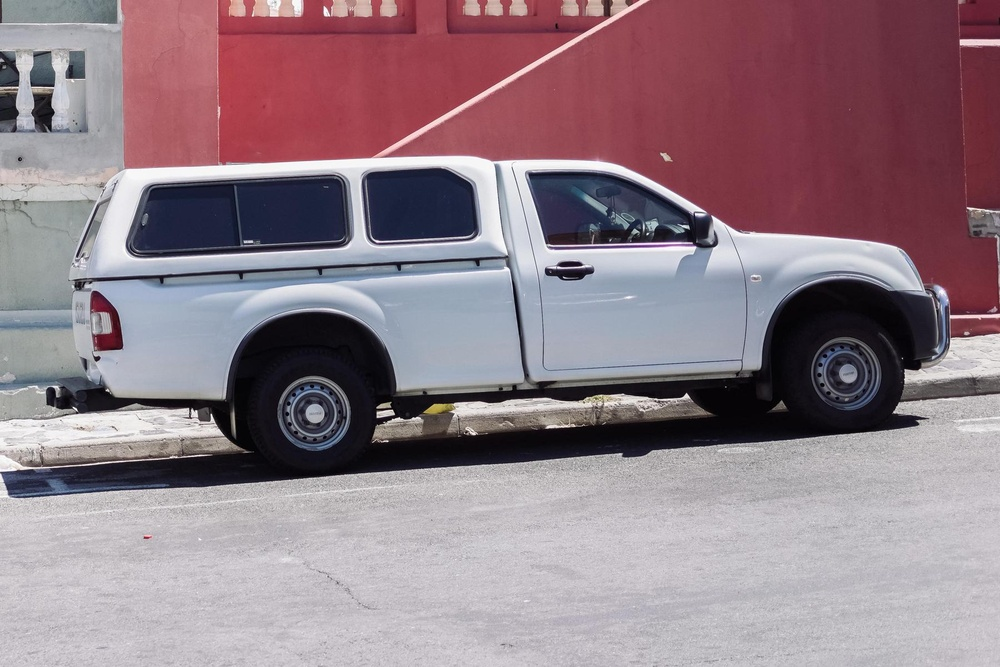
#> input picture GroundingDINO/segment-anything/notebooks/images/truck.jpg, 1000 x 667 px, shrunk from 1800 x 1200 before the run
$ python -i process_filtered.py   (imports and definitions only)
#> lines starting #> are read from the running program, lines starting #| are printed output that depends on the picture; after the words box and inside, x2 and y2 are one past the last pixel; in counts of white or black regions, pixels touching at a corner belong together
#> further down, picture is the input picture: shape (667, 1000, 3); mean B, G, R 135.2, 126.5, 145.8
import os
import cv2
import numpy as np
from tqdm import tqdm
from PIL import Image
import torch

"""
 * @description 已知类别列表
 */
"""
KNOWN_CLASSES = {
    "road", "railroad",  # 道路相关
    "sidewalk", "pavement",  # 人行道
    "building", "buildings", "edifice", "edifices", "house", "ceiling",  # 建筑物
    "wall", "walls", "brick wall", "stone wall", "tile wall", "wood wall",  # 墙壁
    "fence", "fences",  # 围栏
    "pole", "poles",  # 杆子
    "traffic light", "traffic lights",  # 交通灯
    "traffic sign", "stop sign",  # 交通标志
    "vegetation", "tree", "trees", "palm tree", "bushes",  # 植被
    "terrain", "river", "sand", "sea", "snow", "water", "mountain", "grass", "dirt", "rock",  # 地形
    "sky", "clouds",  # 天空
    "person",  # 人
    "rider",  # 骑行者
    "car", "cars",  # 汽车
    "truck", "trucks",  # 卡车
    "bus", "buses",  # 公交车
    "train", "trains", "locomotive", "locomotives", "freight train",  # 火车
    "motorcycle", "motorcycles",  # 摩托车
    "bicycle", "bicycles", "bike", "bikes"  # 自行车
}

def create_mask(image):
    """
     * @description 创建图像掩码，检测红色区域
     * @param {np.ndarray} image - 输入图像
     * @return {np.ndarray} - 二值掩码
     */
    """
    # 转换为HSV颜色空间
    hsv = cv2.cvtColor(image, cv2.COLOR_BGR2HSV)
#> hsv: shape (667, 1000, 3); mean H, S, V 135.7, 58.6, 151.9

    # 定义红色的HSV范围
    lower_red1 = np.array([0, 50, 50])
    upper_red1 = np.array([10, 255, 255])
    lower_red2 = np.array([170, 50, 50])
    upper_red2 = np.array([180, 255, 255])

    # 创建红色区域的掩码
    mask1 = cv2.inRange(hsv, lower_red1, upper_red1)
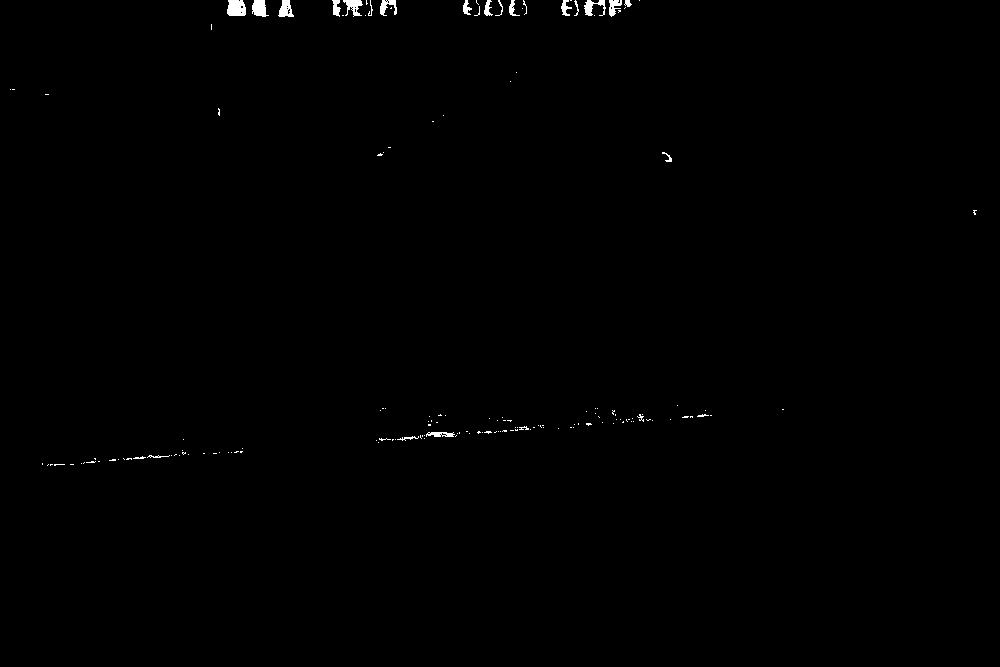
#> mask1: shape (667, 1000); 0.38% white; 158 white regions (133 under 20 px), largest, box (x1, y1, x2, y2) and area: (227, 0, 246, 16) 269, (252, 0, 269, 17) 208, (343, 0, 363, 17) 181
    mask2 = cv2.inRange(hsv, lower_red2, upper_red2)
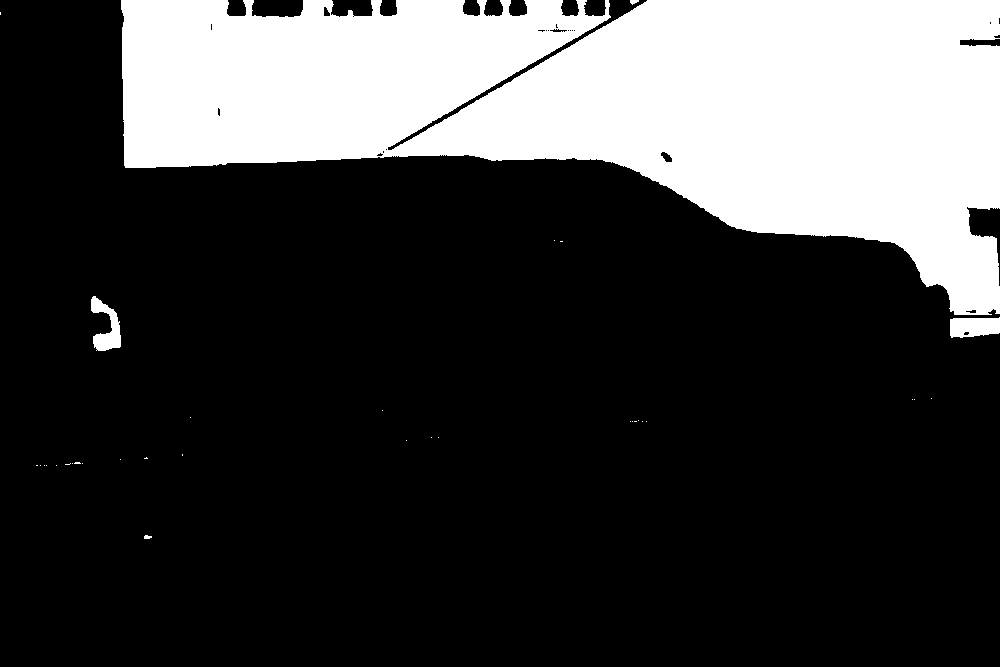
#> mask2: shape (667, 1000); 25% white; 34 white regions (29 under 20 px), largest, box (x1, y1, x2, y2) and area: (121, 0, 1000, 315) 164721, (950, 317, 1000, 338) 882, (91, 296, 121, 351) 838, (630, 0, 639, 5) 30, (144, 535, 152, 539) 25
    mask = cv2.bitwise_or(mask1, mask2)
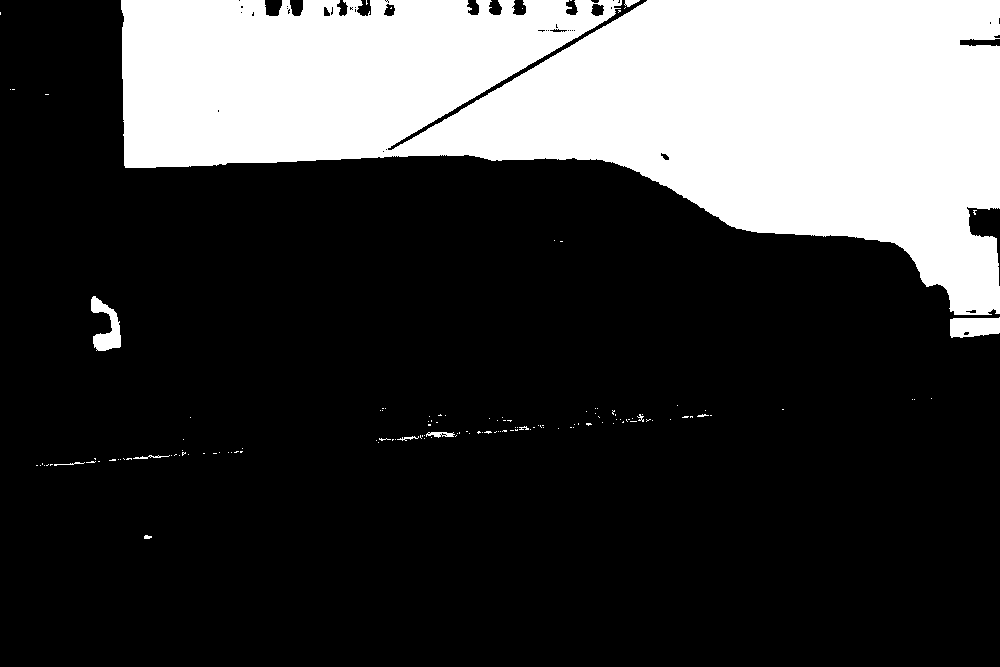
#> mask: shape (667, 1000); 25.4% white; 138 white regions (126 under 20 px), largest, box (x1, y1, x2, y2) and area: (121, 0, 1000, 315) 166627, (950, 317, 1000, 338) 882, (91, 296, 121, 351) 838

    # 使用形态学操作改善掩码质量
    kernel = np.ones((3,3), np.uint8)
    mask = cv2.morphologyEx(mask, cv2.MORPH_OPEN, kernel)
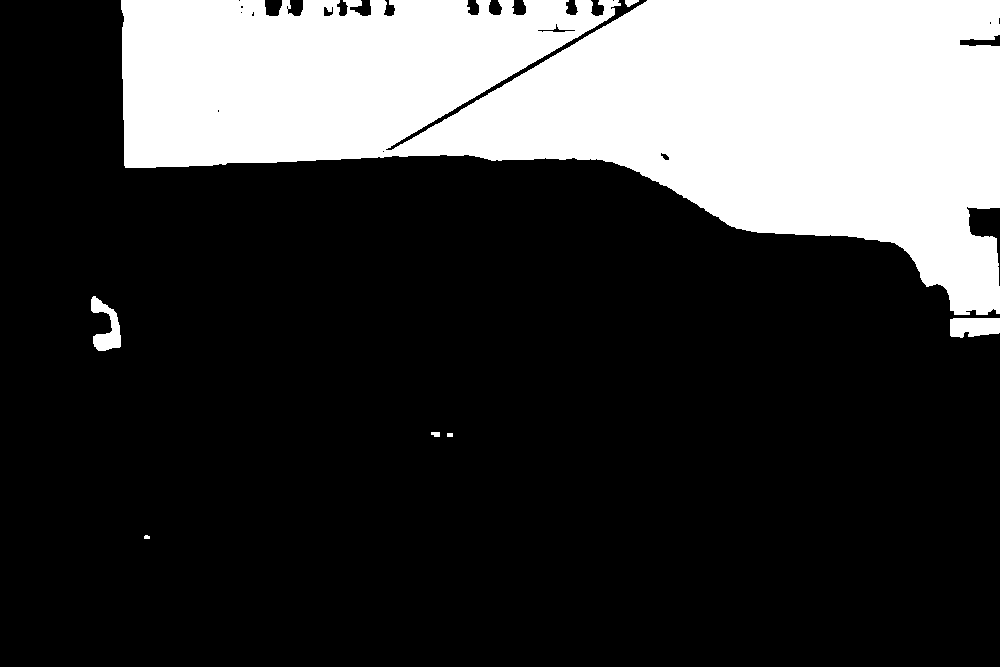
#> mask: shape (667, 1000); 25.2% white; 7 white regions, largest, box (x1, y1, x2, y2) and area: (121, 0, 1000, 315) 166447, (950, 318, 1000, 338) 870, (91, 296, 121, 351) 833
    mask = cv2.morphologyEx(mask, cv2.MORPH_CLOSE, kernel)
#> mask: shape (667, 1000); 25.3% white; 7 white regions, largest, box (x1, y1, x2, y2) and area: (121, 0, 1000, 315) 166631, (950, 318, 1000, 338) 873, (91, 296, 121, 351) 833

    return mask

# [56 lines left out: functions apply_red_mask, process_images, not called in this run]

# [4 lines not run here, left out]

>>> import cv2
>>> picture = cv2.imread('../../GroundingDINO/segment-anything/notebooks/images/truck.jpg')
>>> result = create_mask(picture)

$ run again, on GroundingDINO/segment-anything/notebooks/images/dog.jpg
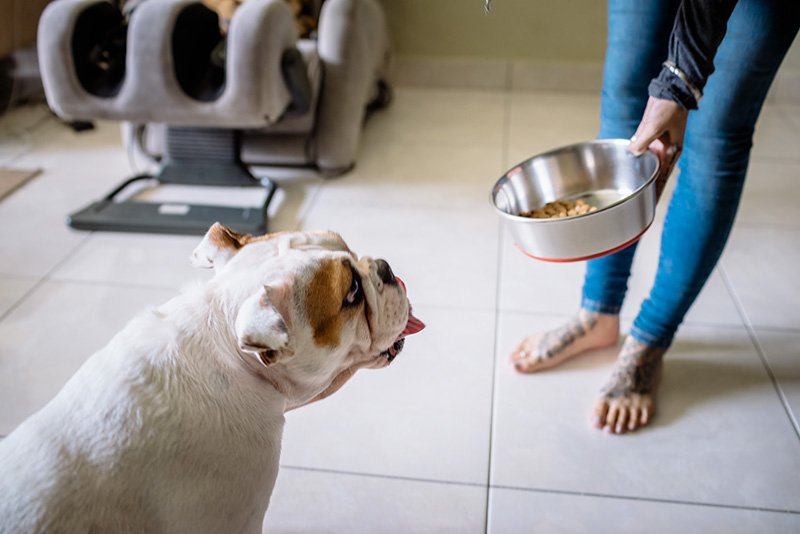
#> input picture GroundingDINO/segment-anything/notebooks/images/dog.jpg, 800 x 534 px
#> picture is the input picture: shape (534, 800, 3); mean B, G, R 148.1, 148.7, 150.6
#> hsv: shape (534, 800, 3); mean H, S, V 76.1, 50, 160.8
#> in create_mask, `mask1 = cv2.inRange(hsv, lower_red1, upper_red1)`:
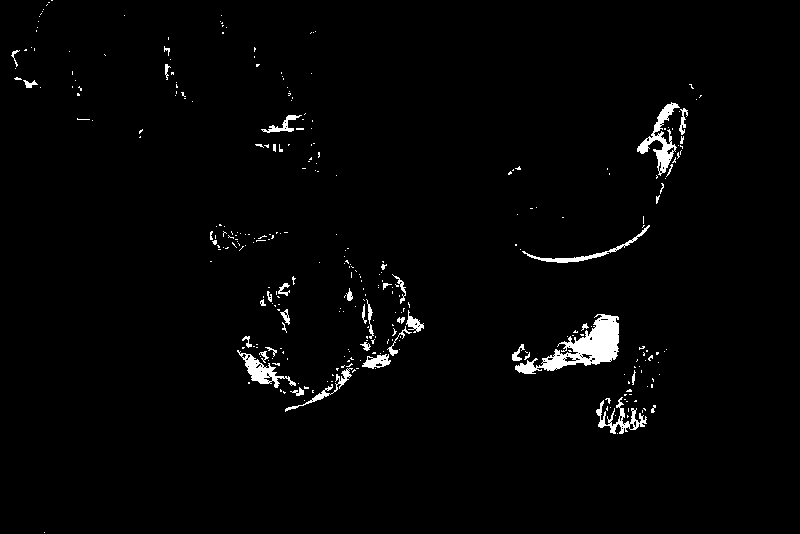
#> mask1: shape (534, 800); 2% white; 319 white regions (279 under 20 px), largest, box (x1, y1, x2, y2) and area: (515, 314, 619, 374) 2311, (637, 102, 680, 176) 898, (237, 350, 296, 388) 636
#> mask2: shape (534, 800); 0.09% white in thin lines or dots, all inside (x1, y1, x2, y2) = (11, 17, 697, 434)
#> in create_mask, `mask = cv2.morphologyEx(mask, cv2.MORPH_OPEN, kernel)`:
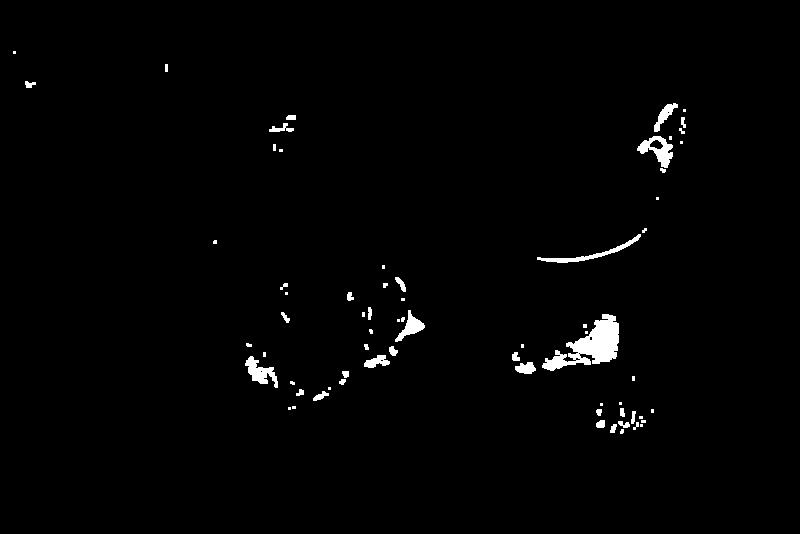
#> mask: shape (534, 800); 1.4% white; 68 white regions (31 under 20 px), largest, box (x1, y1, x2, y2) and area: (542, 314, 619, 371) 1914, (637, 136, 673, 168) 519, (245, 356, 278, 388) 468

$ run again, on GroundingDINO/segment-anything/notebooks/images/groceries.jpg
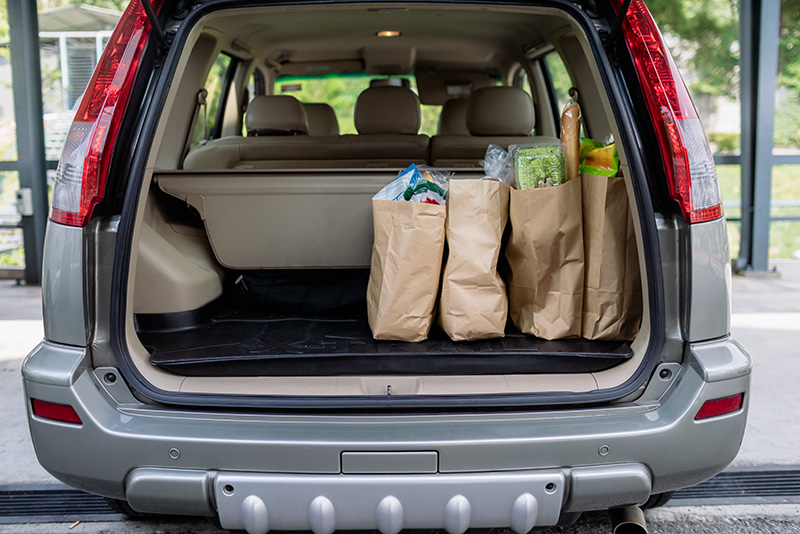
#> input picture GroundingDINO/segment-anything/notebooks/images/groceries.jpg, 800 x 534 px
#> picture is the input picture: shape (534, 800, 3); mean B, G, R 102.9, 105.7, 109.5
#> hsv: shape (534, 800, 3); mean H, S, V 74, 63.7, 118.4
#> in create_mask, `mask1 = cv2.inRange(hsv, lower_red1, upper_red1)`:
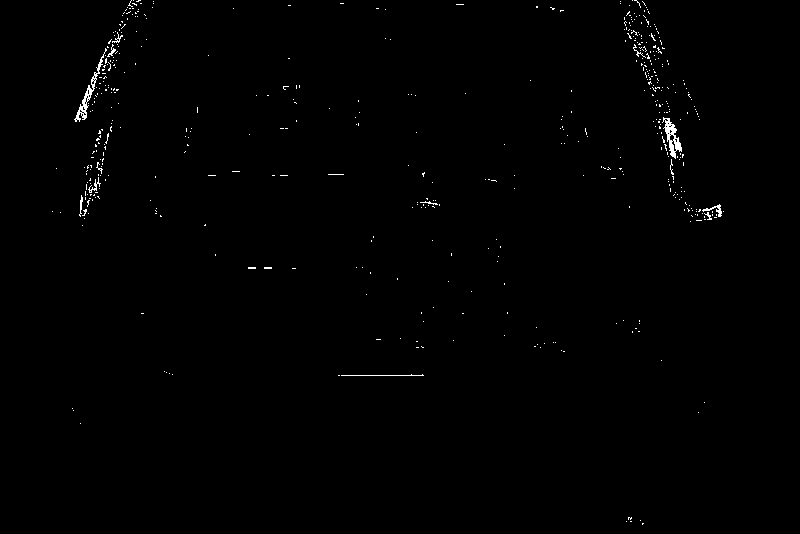
#> mask1: shape (534, 800); 0.54% white in thin lines or dots, all inside (x1, y1, x2, y2) = (52, 0, 724, 525)
#> mask2: shape (534, 800); 2.9% white; 80 white regions (72 under 20 px), largest, box (x1, y1, x2, y2) and area: (50, 0, 152, 227) 5702, (622, 0, 719, 223) 5111, (695, 394, 742, 419) 649
#> in create_mask, `mask = cv2.morphologyEx(mask, cv2.MORPH_CLOSE, kernel)`:
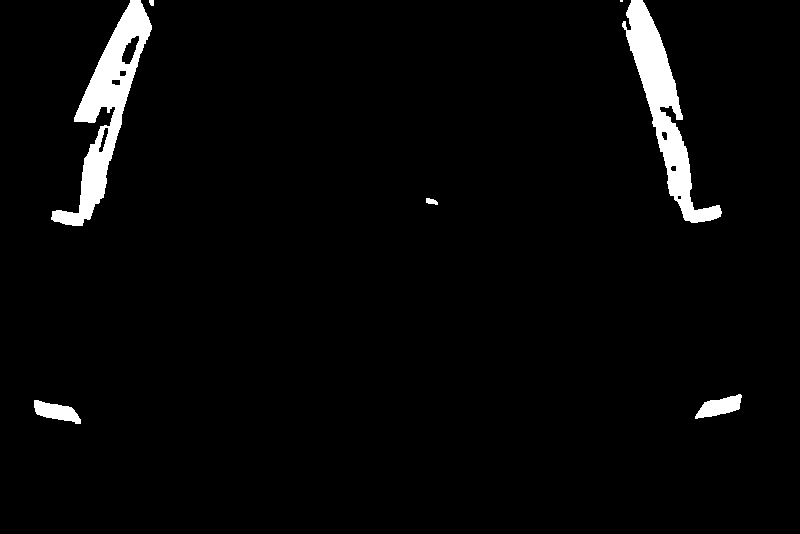
#> mask: shape (534, 800); 3.2% white; 7 white regions (1 under 20 px), largest, box (x1, y1, x2, y2) and area: (51, 0, 152, 226) 6467, (622, 0, 722, 223) 5926, (695, 394, 742, 419) 651, (34, 400, 81, 424) 640, (426, 198, 438, 205) 58, (149, 0, 154, 6) 26
